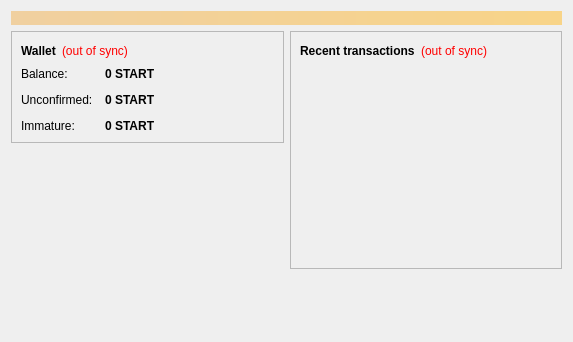
<?xml version="1.0" encoding="UTF-8"?>
<ui version="4.0">
 <class>OverviewPage</class>
 <widget class="QWidget" name="OverviewPage">
  <property name="geometry">
   <rect>
    <x>0</x>
    <y>0</y>
    <width>573</width>
    <height>342</height>
   </rect>
  </property>
  <property name="windowTitle">
   <string>Form</string>
  </property>
  <layout class="QVBoxLayout" name="topLayout">
   <item>
    <widget class="QLabel" name="labelAlerts">
     <property name="visible">
      <bool>false</bool>
     </property>
     <property name="styleSheet">
      <string notr="true">background-color: qlineargradient(x1: 0, y1: 0, x2: 1, y2: 0, stop:0 #F0D0A0, stop:1 #F8D488); color:#000000;</string>
     </property>
     <property name="wordWrap">
      <bool>true</bool>
     </property>
     <property name="margin">
      <number>3</number>
     </property>
    </widget>
   </item>
   <item>
    <layout class="QHBoxLayout" name="horizontalLayout" stretch="1,1">
     <item>
      <layout class="QVBoxLayout" name="verticalLayout_2">
       <item>
        <widget class="QFrame" name="frame">
         <property name="frameShape">
          <enum>QFrame::StyledPanel</enum>
         </property>
         <property name="frameShadow">
          <enum>QFrame::Raised</enum>
         </property>
         <layout class="QVBoxLayout" name="verticalLayout_4">
          <item>
           <layout class="QHBoxLayout" name="horizontalLayout_4">
            <item>
             <widget class="QLabel" name="label_5">
              <property name="font">
               <font>
                <weight>75</weight>
                <bold>true</bold>
               </font>
              </property>
              <property name="text">
               <string>Wallet</string>
              </property>
             </widget>
            </item>
            <item>
             <widget class="QLabel" name="labelWalletStatus">
              <property name="toolTip">
               <string>The displayed information may be out of date. Your wallet automatically synchronizes with the haxor network after a connection is established, but this process has not completed yet.</string>
              </property>
              <property name="styleSheet">
               <string notr="true">QLabel { color: red; }</string>
              </property>
              <property name="text">
               <string notr="true">(out of sync)</string>
              </property>
              <property name="alignment">
               <set>Qt::AlignLeading|Qt::AlignLeft|Qt::AlignVCenter</set>
              </property>
             </widget>
            </item>
            <item>
             <spacer name="horizontalSpacer_2">
              <property name="orientation">
               <enum>Qt::Horizontal</enum>
              </property>
              <property name="sizeHint" stdset="0">
               <size>
                <width>40</width>
                <height>20</height>
               </size>
              </property>
             </spacer>
            </item>
           </layout>
          </item>
          <item>
           <layout class="QFormLayout" name="formLayout_2">
            <property name="fieldGrowthPolicy">
             <enum>QFormLayout::AllNonFixedFieldsGrow</enum>
            </property>
            <property name="horizontalSpacing">
             <number>12</number>
            </property>
            <property name="verticalSpacing">
             <number>12</number>
            </property>
            <item row="0" column="0">
             <widget class="QLabel" name="label">
              <property name="text">
               <string>Balance:</string>
              </property>
             </widget>
            </item>
            <item row="0" column="1">
             <widget class="QLabel" name="labelBalance">
              <property name="font">
               <font>
                <weight>75</weight>
                <bold>true</bold>
               </font>
              </property>
              <property name="cursor">
               <cursorShape>IBeamCursor</cursorShape>
              </property>
              <property name="toolTip">
               <string>Your current balance</string>
              </property>
              <property name="text">
               <string notr="true">0 START</string>
              </property>
              <property name="textInteractionFlags">
               <set>Qt::LinksAccessibleByMouse|Qt::TextSelectableByKeyboard|Qt::TextSelectableByMouse</set>
              </property>
             </widget>
            </item>
            <item row="1" column="0">
             <widget class="QLabel" name="label_3">
              <property name="text">
               <string>Unconfirmed:</string>
              </property>
             </widget>
            </item>
            <item row="1" column="1">
             <widget class="QLabel" name="labelUnconfirmed">
              <property name="font">
               <font>
                <weight>75</weight>
                <bold>true</bold>
               </font>
              </property>
              <property name="cursor">
               <cursorShape>IBeamCursor</cursorShape>
              </property>
              <property name="toolTip">
               <string>Total of transactions that have yet to be confirmed, and do not yet count toward the current balance</string>
              </property>
              <property name="text">
               <string notr="true">0 START</string>
              </property>
              <property name="textInteractionFlags">
               <set>Qt::LinksAccessibleByMouse|Qt::TextSelectableByKeyboard|Qt::TextSelectableByMouse</set>
              </property>
             </widget>
            </item>
            <item row="2" column="0">
             <widget class="QLabel" name="labelImmatureText">
              <property name="text">
               <string>Immature:</string>
              </property>
             </widget>
            </item>
            <item row="2" column="1">
             <widget class="QLabel" name="labelImmature">
              <property name="font">
               <font>
                <weight>75</weight>
                <bold>true</bold>
               </font>
              </property>
              <property name="toolTip">
               <string>Mined balance that has not yet matured</string>
              </property>
              <property name="text">
               <string notr="true">0 START</string>
              </property>
              <property name="textInteractionFlags">
               <set>Qt::LinksAccessibleByMouse|Qt::TextSelectableByKeyboard|Qt::TextSelectableByMouse</set>
              </property>
             </widget>
            </item>
           </layout>
          </item>
         </layout>
        </widget>
       </item>
       <item>
        <spacer name="verticalSpacer">
         <property name="orientation">
          <enum>Qt::Vertical</enum>
         </property>
         <property name="sizeHint" stdset="0">
          <size>
           <width>20</width>
           <height>40</height>
          </size>
         </property>
        </spacer>
       </item>
      </layout>
     </item>
     <item>
      <layout class="QVBoxLayout" name="verticalLayout_3">
       <item>
        <widget class="QFrame" name="frame_2">
         <property name="frameShape">
          <enum>QFrame::StyledPanel</enum>
         </property>
         <property name="frameShadow">
          <enum>QFrame::Raised</enum>
         </property>
         <layout class="QVBoxLayout" name="verticalLayout">
          <item>
           <layout class="QHBoxLayout" name="horizontalLayout_2">
            <item>
             <widget class="QLabel" name="label_4">
              <property name="text">
               <string>&lt;b&gt;Recent transactions&lt;/b&gt;</string>
              </property>
             </widget>
            </item>
            <item>
             <widget class="QLabel" name="labelTransactionsStatus">
              <property name="toolTip">
               <string>The displayed information may be out of date. Your wallet automatically synchronizes with the haxor network after a connection is established, but this process has not completed yet.</string>
              </property>
              <property name="styleSheet">
               <string notr="true">QLabel { color: red; }</string>
              </property>
              <property name="text">
               <string notr="true">(out of sync)</string>
              </property>
              <property name="alignment">
               <set>Qt::AlignRight|Qt::AlignTrailing|Qt::AlignVCenter</set>
              </property>
             </widget>
            </item>
            <item>
             <spacer name="horizontalSpacer">
              <property name="orientation">
               <enum>Qt::Horizontal</enum>
              </property>
              <property name="sizeHint" stdset="0">
               <size>
                <width>40</width>
                <height>20</height>
               </size>
              </property>
             </spacer>
            </item>
           </layout>
          </item>
          <item>
           <widget class="QListView" name="listTransactions">
            <property name="styleSheet">
             <string notr="true">QListView { background: transparent; }</string>
            </property>
            <property name="frameShape">
             <enum>QFrame::NoFrame</enum>
            </property>
            <property name="verticalScrollBarPolicy">
             <enum>Qt::ScrollBarAlwaysOff</enum>
            </property>
            <property name="horizontalScrollBarPolicy">
             <enum>Qt::ScrollBarAlwaysOff</enum>
            </property>
            <property name="selectionMode">
             <enum>QAbstractItemView::NoSelection</enum>
            </property>
           </widget>
          </item>
         </layout>
        </widget>
       </item>
       <item>
        <spacer name="verticalSpacer_2">
         <property name="orientation">
          <enum>Qt::Vertical</enum>
         </property>
         <property name="sizeHint" stdset="0">
          <size>
           <width>20</width>
           <height>40</height>
          </size>
         </property>
        </spacer>
       </item>
      </layout>
     </item>
    </layout>
   </item>
  </layout>
 </widget>
 <resources/>
 <connections/>
</ui>
